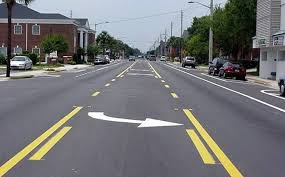
#> input picture test_images/images.jfif, 285 x 177 px; the run also reads 1 picture not shown here
$ jupyter execute --allow-errors lane-line-detection-ee9607.ipynb   (shell and % lines are left out)
#> lines starting #> are read from the running program, lines starting #| are printed output that depends on the picture; after the words box and inside, x2 and y2 are one past the last pixel; in counts of white or black regions, pixels touching at a corner belong together
<b><h1 align=center>Lane Line Detection using Computer Vision</h1></b>

## Overview
When we drive, we use our eyes to decide where to go. The lines on the road that show us where the lanes are act as our constant reference for where to steer the vehicle. Naturally, one of the first things we would like to do in developing a self-driving car is to automatically detect lane lines using an algorithm.

In this project you will detect lane lines in images using Python and OpenCV. OpenCV means "Open-Source Computer Vision", which is a package that has many useful tools for analyzing images.

**The tools we have are color selection, region of interest selection, grayscaling, Gaussian smoothing, Canny Edge Detection and Hough Tranform line detection. Our goal is piece together a pipeline to detect the line segments in the image, then average/extrapolate them and draw them onto the image for display. Once we have a working pipeline, we will try it out on the video stream.**


Source: [Udacity](https://udacity.com)

[cell 1]
# This Python 3 environment comes with many helpful analytics libraries installed
# It is defined by the kaggle/python docker image: https://github.com/kaggle/docker-python
# For example, here's several helpful packages to load in

import numpy as np # linear algebra
import pandas as pd # data processing, CSV file I/O (e.g. pd.read_csv)

# Input data files are available in the "../input/" directory.
# For example, running this (by clicking run or pressing Shift+Enter) will list all files under the input directory

import os
for dirname, _, filenames in os.walk('/kaggle/input'):
    for filename in filenames:
        print(os.path.join(dirname, filename))

# Any results you write to the current directory are saved as output.
#importing some useful packages
import matplotlib.pyplot as plt
import matplotlib.image as mpimg
import numpy as np
import cv2

## Get the required Images and Videos
Credits: [Udacity Self-Driving Car Nanodegree GitHub Repository](https://github.com/udacity/CarND-LaneLines-P1)

[cell 2]
from distutils.dir_util import copy_tree
import shutil
#> (the rest of this cell did not finish here and is left out)

# 1. Color Selection
First let us select some colors. For Instance: Lane Lines are usually **White** in color and we know the RGB value of White is (255,255,255). Here we will define a color threshold in the variables **red_threshold**, **green_threshold**, and **blue_threshold** and populate **rgb_threshold** with these values. This vector contains the minimum values for red, green, and blue (R,G,B) that I will allow in my selection.

[cell 3]
import matplotlib.pyplot as plt
import matplotlib.image as mpimg
import cv2
from skimage.color import rgb2hsv
import numpy as np

# Read in the image
image = mpimg.imread('test_images/images.jfif')
#> image is the input picture: shape (177, 285, 3); mean R, G, B 115.2, 116, 117.6

# Grab the x and y size and make a copy of the image
ysize = image.shape[0]
xsize = image.shape[1]
color_select = np.copy(image)
kernel_size = 5
blur_gray = cv2.GaussianBlur(image,(kernel_size, kernel_size),3)
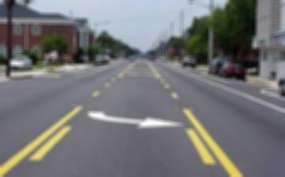
#> blur_gray: shape (177, 285, 3); mean R, G, B 115.2, 116, 117.6
hsv_image = rgb2hsv(image)
#> hsv_image: shape (177, 285, 3) float64; mean of channels 0, 1, 2 0.553, 0.163, 0.49
# yellow_hue = 35:65
white = 94/100

thresholds = (((35/360) <= hsv_image[:,:,0]) & (hsv_image[:,:,0] <= (65/360)) & (hsv_image[:,:,1] >= (40/100)))\
            | (hsv_image[:,:,2] >= white)
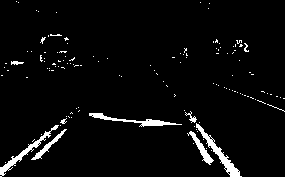
#> thresholds: shape (177, 285) bool; 3.9% white; 131 white regions (122 under 20 px), largest, box (x1, y1, x2, y2) and area: (196, 123, 242, 177) 432, (0, 125, 59, 177) 362, (89, 113, 182, 127) 333

print(hsv_image[:,:,0])
#> (printed output is left out)

color_select[~thresholds] = [0,0,0]
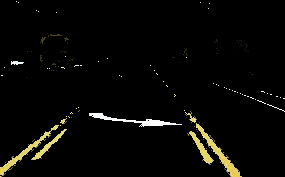
#> color_select: shape (177, 285, 3); mean R, G, B 8, 7.6, 5.2

# Define color selection criteria
###### MODIFY THESE VARIABLES TO MAKE YOUR COLOR SELECTION
# red_threshold = 200
# green_threshold = 200
# blue_threshold = 200
# ######

# rgb_threshold = [red_threshold, green_threshold, blue_threshold]

# # Do a boolean or with the "|" character to identify
# # pixels below the thresholds
# thresholds = (image[:,:,0] < rgb_threshold[0]) \
#             | (image[:,:,1] < rgb_threshold[1]) \
#             | (image[:,:,2] < rgb_threshold[2])


# color_select[thresholds] = [0,0,0]
# # Display the image
plt.imshow(blur_gray)
plt.title("Input Image")
plt.show()
plt.imshow(color_select)
plt.title("Color Selected Image")
plt.show()

# Uncomment the following code if you are running the code locally and wish to save the image
# mpimg.imsave("test-after.jpg", color_select)

**In the above output we can clearly see the lane lines**

# 2. Region Masking
I'll assume that the front facing camera that took the image is mounted in a fixed position on the car, such that the lane lines will always appear in the same general region of the image. Next, I'll take advantage of this by adding a criterion to only consider pixels for color selection in the region where we expect to find the lane lines.

Check out the code below. The variables **left_bottom**, **right_bottom**, and **apex** represent the vertices of a **triangular region** that I would like to retain for my color selection, while masking everything else out. Here I'm using a triangular mask to illustrate the simplest case, but we can use a quadrilateral, and in principle, we could use any polygon.

[cell 4]
import matplotlib.pyplot as plt
import matplotlib.image as mpimg
import numpy as np

# Read in the image
image = mpimg.imread('test_images/solidWhiteRight.jpg')
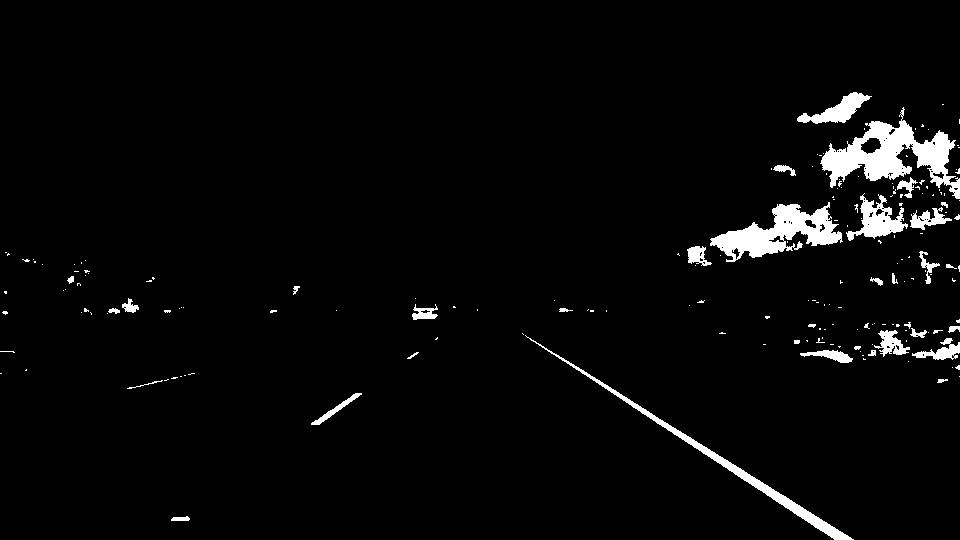
#> input picture test_images/solidWhiteRight.jpg, 960 x 540 px
#> image is the input picture: shape (540, 960); min 0, max 255, mean 8.5

# Grab the x and y size and make a copy of the image
ysize = image.shape[0]
xsize = image.shape[1]
color_select = np.copy(image)
line_image = np.copy(image)

# Define color selection criteria
# MODIFY THESE VARIABLES TO MAKE YOUR COLOR SELECTION
red_threshold = 200
green_threshold = 200
blue_threshold = 200

rgb_threshold = [red_threshold, green_threshold, blue_threshold]

# Define the vertices of a triangular mask.
# Keep in mind the origin (x=0, y=0) is in the upper left
# MODIFY THESE VALUES TO ISOLATE THE REGION
# WHERE THE LANE LINES ARE IN THE IMAGE
left_bottom = [100, 539]
right_bottom = [950, 539]
apex = [480, 290]

# Perform a linear fit (y=Ax+B) to each of the three sides of the triangle
# np.polyfit returns the coefficients [A, B] of the fit
# np.polyfit finds the least square polynomial fit , it takes x , y and the polynomial degree.

fit_left = np.polyfit((left_bottom[0], apex[0]), (left_bottom[1], apex[1]), 1)
fit_right = np.polyfit((right_bottom[0], apex[0]), (right_bottom[1], apex[1]), 1)
fit_bottom = np.polyfit((left_bottom[0], right_bottom[0]), (left_bottom[1], right_bottom[1]), 1)
print(fit_left[0],fit_left[1])
print(fit_right[0],fit_right[1])
print(fit_bottom[0],fit_bottom[1])
# Mask pixels below the threshold
#> (the rest of this cell did not finish here and is left out)

# Yeah! We've successfully detected the Lane Lines (Really ?)
## Check the below test.

[cell 5]
import matplotlib.pyplot as plt
import matplotlib.image as mpimg
import numpy as np

# Read in the image
image = mpimg.imread('test_images/solidYellowLeft.jpg')
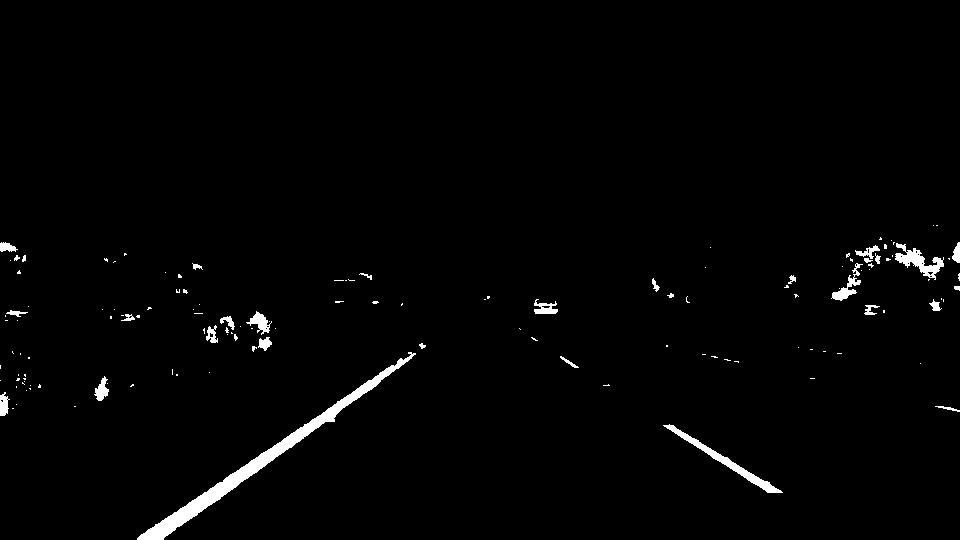
#> input picture test_images/solidYellowLeft.jpg, 960 x 540 px
#> image is the input picture: shape (540, 960); min 0, max 255, mean 4.2
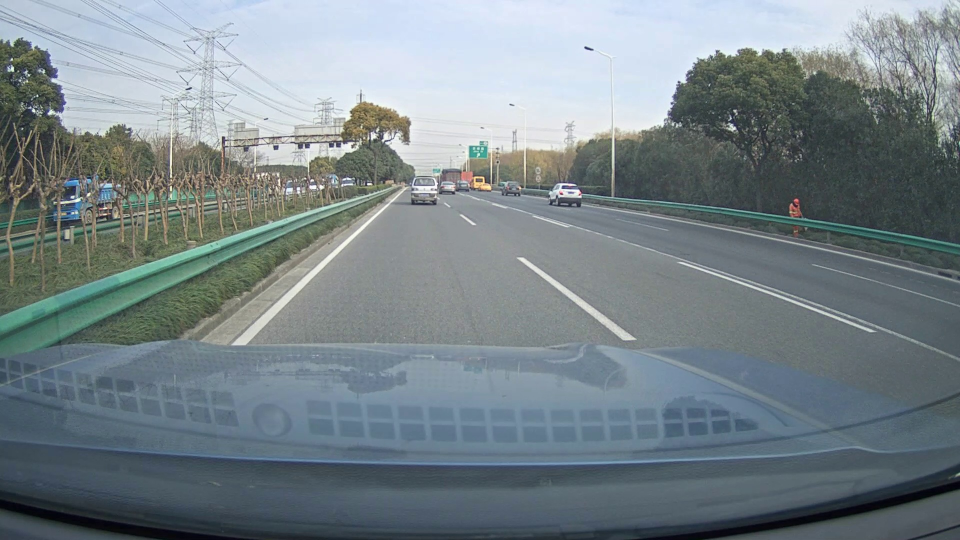
#> input picture test_images/00003.jpg, 1920 x 1080 px (shown at 1/2 size)
#> further down, image is the input picture: shape (1080, 1920, 3); mean R, G, B 120.1, 131.9, 137.1

# Grab the x and y size and make a copy of the image
ysize = image.shape[0]
xsize = image.shape[1]
color_select = np.copy(image)
line_image = np.copy(image)

# Define color selection criteria
# MODIFY THESE VARIABLES TO MAKE YOUR COLOR SELECTION

## this combinations detect the yellow color fine
# red_threshold = 212
# green_threshold = 177
# blue_threshold = 83

red_threshold = 200
green_threshold = 200
blue_threshold = 200
rgb_threshold = [red_threshold, green_threshold, blue_threshold]

# Define the vertices of a triangular mask.
# Keep in mind the origin (x=0, y=0) is in the upper left
# MODIFY THESE VALUES TO ISOLATE THE REGION
# WHERE THE LANE LINES ARE IN THE IMAGE
left_bottom = [100, 539]
right_bottom = [950, 539]
apex = [480, 290]

# Perform a linear fit (y=Ax+B) to each of the three sides of the triangle
# np.polyfit returns the coefficients [A, B] of the fit
fit_left = np.polyfit((left_bottom[0], apex[0]), (left_bottom[1], apex[1]), 1)
fit_right = np.polyfit((right_bottom[0], apex[0]), (right_bottom[1], apex[1]), 1)
fit_bottom = np.polyfit((left_bottom[0], right_bottom[0]), (left_bottom[1], right_bottom[1]), 1)

# Mask pixels below the threshold
#> (the rest of this cell did not finish here and is left out)

## Opps! We got a yellow line [undetected] here. Let's fix this up.

# 3. Canny Edge Detection
Now we are applying **Canny** to the gray-scaled image and our output will be another image called edges. **low_threshold** and **high_threshold** are your **thresholds for edge detection**.

The algorithm will first detect strong **edge** (strong gradient) pixels above the **high_threshold**, and reject pixels below the **low_threshold**. Next, pixels with values between the **low_threshold** and **high_threshold** will be included as long as they are connected to strong edges. **The output edges is a binary image with white pixels tracing out the detected edges and black everywhere else**. See the [OpenCV Canny Docs](http://docs.opencv.org/2.4/doc/tutorials/imgproc/imgtrans/canny_detector/canny_detector.html) for more details.

**What would make sense as a reasonable range for these parameters?** In our case, converting to grayscale has left us with an 8-bit image, so each pixel can take 2^8 = 256 possible values. Hence, the pixel values range from 0 to 255.

This range implies that **derivatives** (essentially, the value differences from pixel to pixel) will be on the scale of tens or hundreds. So, a reasonable range for your threshold parameters would also be in the tens to hundreds.

As far as a ratio of **low_threshold** to **high_threshold**, **[John Canny](http://docs.opencv.org/2.4/doc/tutorials/imgproc/imgtrans/canny_detector/canny_detector.html#steps) himself recommended a low to high ratio of 1:2 or 1:3.**

We'll also include **Gaussian smoothing**, before running **Canny**, which is **essentially a way of suppressing noise and spurious gradients by averaging (check out the OpenCV docs for GaussianBlur). cv2.Canny() actually applies Gaussian smoothing internally, but we include it here because you can get a different result by applying further smoothing (and it's not a changeable parameter within cv2.Canny()!).****

You can choose the **kernel_size** for Gaussian smoothing to be any odd number. **A larger kernel_size implies averaging, or smoothing, over a larger area.**

[cell 6]
# Do all the relevant imports
import matplotlib.pyplot as plt
import matplotlib.image as mpimg
import numpy as np
import cv2

# Read in the image and convert to grayscale
# Note: in the previous example we were reading a .jpg
# Here we read a .png and convert to 0,255 bytescale
image = mpimg.imread('test_images/solidYellowLeft.jpg')
#> (the rest of this cell did not finish here and is left out)

# 4. Hough Transform and detecting Lane Lines
## Hough Transform
In image space, a line is plotted as x vs. y, but in 1962, Paul Hough devised a method for representing lines in parameter space, which we will call “Hough space” in his honor.

In Hough space, I can represent my "x vs. y" line as a point in "m vs. b" instead. The Hough Transform is just the conversion from image space to Hough space. So, the characterization of a line in image space will be a single point at the position (m, b) in Hough space. References [Click Here](https://opencv-python-tutroals.readthedocs.io/en/latest/py_tutorials/py_imgproc/py_houghlines/py_houghlines.html)

[cell 7]
# Read in and grayscale the image
image = mpimg.imread('test_images/solidYellowLeft.jpg')
#> (the rest of this cell did not finish here and is left out)

# Congratulations! We've successfully detected Lane Lines from different images using OpenCV. (No Deep Learning :-))

# 5. Let's Make a Lane Detection Pipeline
1. Gray Scale
2. Gaussian Smoothing
3. Canny Edge Detection
4. Region Masking
5. Hough Transform
6. Draw Lines [Mark Lane Lines with different Color]

[cell 8]
import math

def grayscale(img):
    """Applies the Grayscale transform
    This will return an image with only one color channel
    but NOTE: to see the returned image as grayscale
    (assuming your grayscaled image is called 'gray')
    you should call plt.imshow(gray, cmap='gray')"""
    return cv2.cvtColor(img, cv2.COLOR_RGB2GRAY)
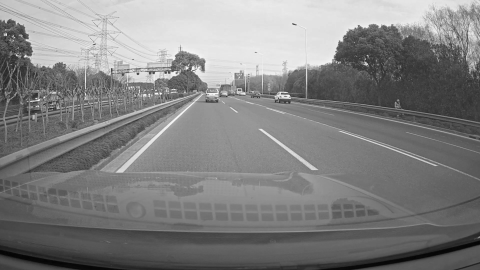
#> returned value: shape (1080, 1920) (shown at 1/4 size); min 1, max 255, mean 129
    # Or use BGR2GRAY if you read an image with cv2.imread()
    # return cv2.cvtColor(img, cv2.COLOR_BGR2GRAY)

def canny(img, low_threshold, high_threshold):
    """Applies the Canny transform"""
#> called with low_threshold = 180, high_threshold = 240
    return cv2.Canny(img, low_threshold, high_threshold)
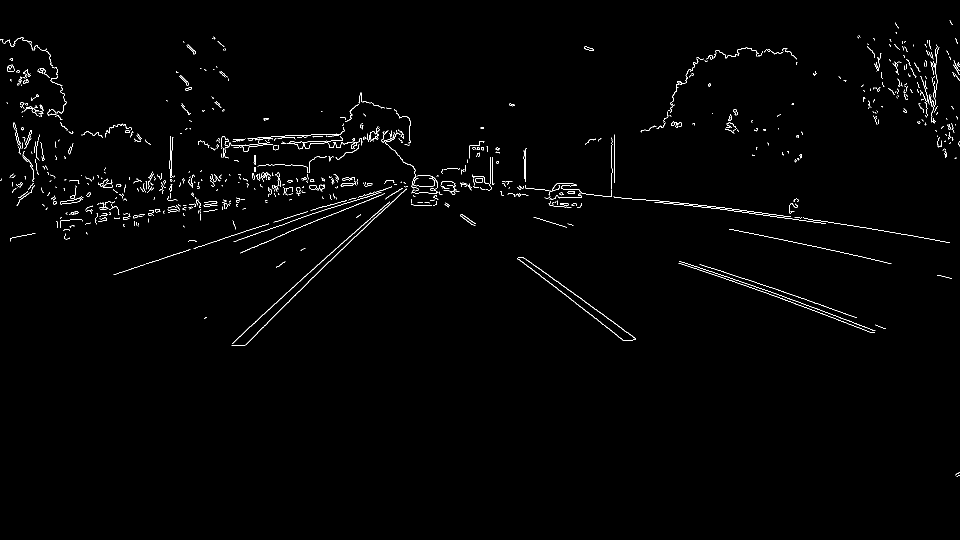
#> returned value: shape (1080, 1920) (shown at 1/2 size); 1% white in thin lines or dots, all inside (x1, y1, x2, y2) = (0, 41, 1920, 954)

def gaussian_blur(img, kernel_size):
    """Applies a Gaussian Noise kernel"""
    return cv2.GaussianBlur(img, (kernel_size, kernel_size), 0)

def region_of_interest(img, vertices):
    """
    Applies an image mask.

    Only keeps the region of the image defined by the polygon
    formed from `vertices`. The rest of the image is set to black.
    `vertices` should be a numpy array of integer points.
    """
    #defining a blank mask to start with
    mask = np.zeros_like(img)

    #defining a 3 channel or 1 channel color to fill the mask with depending on the input image
    if len(img.shape) > 2:
        channel_count = img.shape[2]  # i.e. 3 or 4 depending on your image
        ignore_mask_color = (255,) * channel_count
    else:
        ignore_mask_color = 255

    #filling pixels inside the polygon defined by "vertices" with the fill color
    cv2.fillPoly(mask, vertices, ignore_mask_color)

    #returning the image only where mask pixels are nonzero
    masked_image = cv2.bitwise_and(img, mask)
    return masked_image


def draw_lines(img, lines, color=[255, 0, 0], thickness=10):
    """
    NOTE: this is the function you might want to use as a starting point once you want to
    average/extrapolate the line segments you detect to map out the full
    extent of the lane (going from the result shown in raw-lines-example.mp4
    to that shown in P1_example.mp4).

    Think about things like separating line segments by their
    slope ((y2-y1)/(x2-x1)) to decide which segments are part of the left
    line vs. the right line.  Then, you can average the position of each of
    the lines and extrapolate to the top and bottom of the lane.

    This function draws `lines` with `color` and `thickness`.
    Lines are drawn on the image inplace (mutates the image).
    If you want to make the lines semi-transparent, think about combining
    this function with the weighted_img() function below
    """
    for line in lines:
        for x1,y1,x2,y2 in line:
            cv2.line(img, (x1, y1), (x2, y2), color, thickness)

def slope_lines(image,lines):

    img = image.copy()
    poly_vertices = []
    order = [0,1,3,2]

    left_lines = [] # Like /
    right_lines = [] # Like \
    for line in lines:
        for x1,y1,x2,y2 in line:

            if x1 == x2:
                pass #Vertical Lines
            else:
                m = (y2 - y1) / (x2 - x1)
                c = y1 - m * x1

                if m < 0:
                    left_lines.append((m,c))
                elif m >= 0:
                    right_lines.append((m,c))

    left_line = np.mean(left_lines, axis=0)
    right_line = np.mean(right_lines, axis=0)

    #print(left_line, right_line)

    for slope, intercept in [left_line, right_line]:

        #getting complete height of image in y1
        rows, cols = image.shape[:2]
        y1= int(rows) #image.shape[0]

        #taking y2 upto 60% of actual height or 60% of y1
        y2= int(rows*0.6) #int(0.6*y1)

        #we know that equation of line is y=mx +c so we can write it x=(y-c)/m
        x1=int((y1-intercept)/slope)
        x2=int((y2-intercept)/slope)
        poly_vertices.append((x1, y1))
        poly_vertices.append((x2, y2))
        draw_lines(img, np.array([[[x1,y1,x2,y2]]]))

    poly_vertices = [poly_vertices[i] for i in order]
    cv2.fillPoly(img, pts = np.array([poly_vertices],'int32'), color = (0,255,0))
    return cv2.addWeighted(image,0.7,img,0.4,0.)

    #cv2.polylines(img,np.array([poly_vertices],'int32'), True, (0,0,255), 10)
    #print(poly_vertices)

def hough_lines(img, rho, theta, threshold, min_line_len, max_line_gap):
    """
    `img` should be the output of a Canny transform.

    Returns an image with hough lines drawn.
    """
    lines = cv2.HoughLinesP(img, rho, theta, threshold, np.array([]), minLineLength=min_line_len, maxLineGap=max_line_gap)
    line_img = np.zeros((img.shape[0], img.shape[1], 3), dtype=np.uint8)
    #draw_lines(line_img, lines)
    line_img = slope_lines(line_img,lines)
    return line_img

# Python 3 has support for cool math symbols.

def weighted_img(img, initial_img, α=0.1, β=1., γ=0.):
    """
    `img` is the output of the hough_lines(), An image with lines drawn on it.
    Should be a blank image (all black) with lines drawn on it.

    `initial_img` should be the image before any processing.

    The result image is computed as follows:

    initial_img * α + img * β + γ
    NOTE: initial_img and img must be the same shape!
    """
    lines_edges = cv2.addWeighted(initial_img, α, img, β, γ)
    #lines_edges = cv2.polylines(lines_edges,get_vertices(img), True, (0,0,255), 10)
    return lines_edges
def get_vertices(image):
    rows, cols = image.shape[:2]
    bottom_left  = [cols*0.15, rows]
#> (the rest of the program and of its run is left out)
